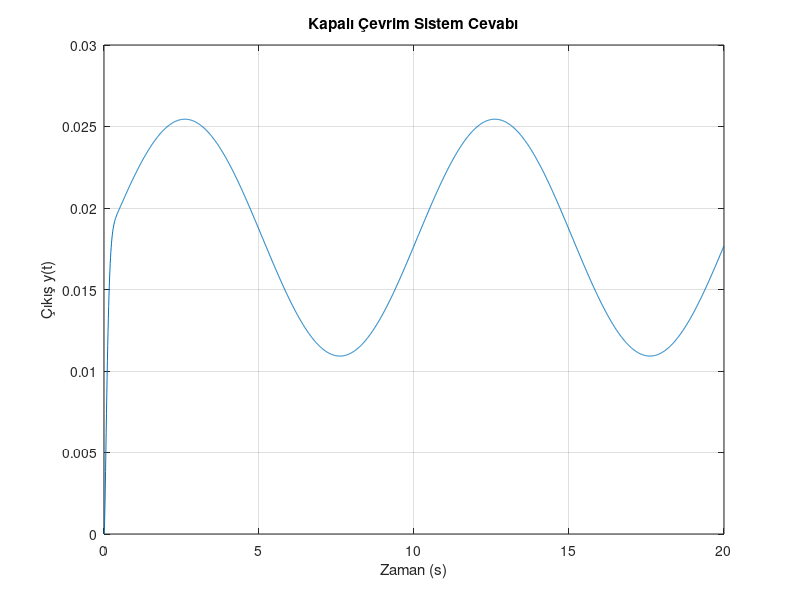

Recreate this plot in MATLAB.
% Sistem parametreleri
J = 1;  % kg*m^2
c = 2;  % Ns/m
k = 3;  % N/m
r = 0.5;  % m

% Durum uzayı temsili
A = [0 1; -k*r/J -c/J];
B = [0; 1/J];
C = [1 0];
D = 0;

% Kontrol matrisi
K = [273.5 28];  % Daha önce hesapladığımız değerler

% Kapalı çevrim A matrisi
Acl = A - B*K;

% Simülasyon süresi ve referans sinyali
t = 0:0.01:20;  % 20 saniyelik simülasyon
f = 0.1;  % Hz
r_signal = 5 + 2*sin(2*pi*f*t);  % Referans sinyali

% Başlangıç durumu
x0 = [0; 0];

% Durum uzayı denklemlerinin tanımı
sys_cl = ss(Acl, B, C, D);

% Simülasyonu çalıştırma
[y, t, x] = lsim(sys_cl, r_signal, t, x0);

% Simülasyon sonuçlarını çizdir
figure;
plot(t, y);
title('Kapalı Çevrim Sistem Cevabı');
xlabel('Zaman (s)');
ylabel('Çıkış y(t)');
grid on;
